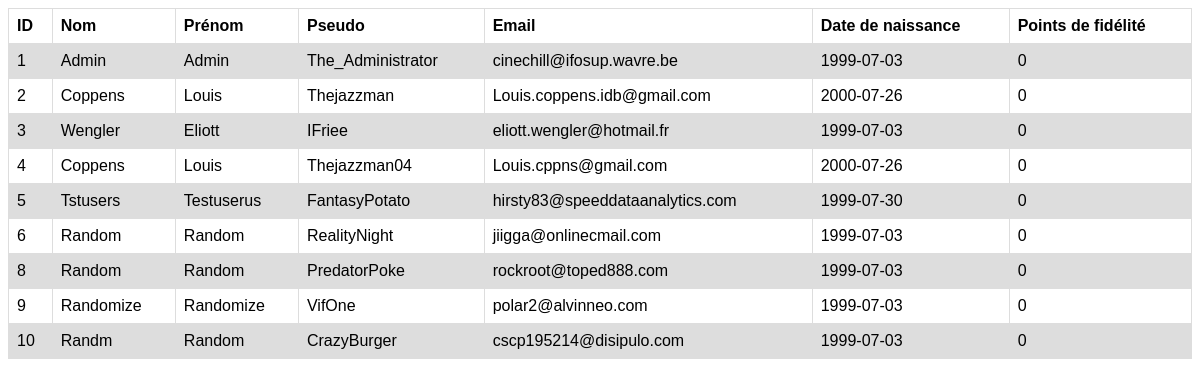
/model/user_tab.php, run on an earlier commit of the app's database.
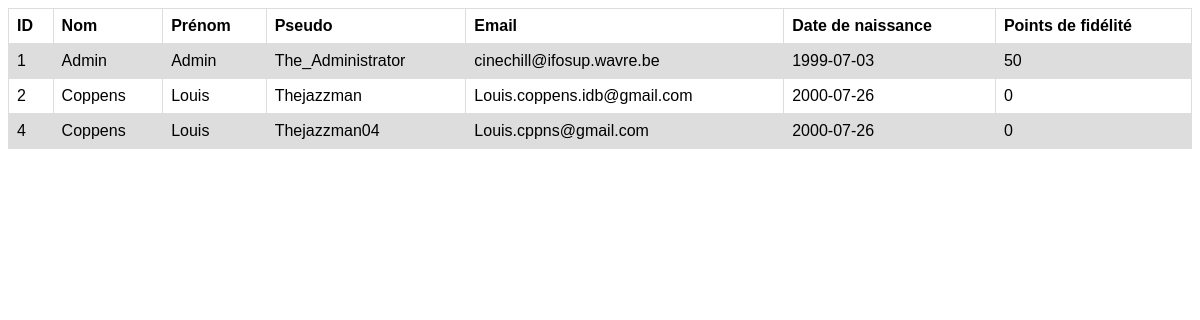
And on a later commit of the database.
### tables this page shows
CREATE TABLE `user_tab` (
  `id_user` int(11) NOT NULL,
  `nom_user` varchar(25) DEFAULT NULL,
  `prenom_user` varchar(50) DEFAULT NULL,
  `pseudo_user` varchar(50) DEFAULT NULL,
  `password_user` varchar(60) DEFAULT NULL,
  `mail_user` varchar(100) DEFAULT NULL,
  `date_naissance_user` date DEFAULT NULL,
  `fidelite_user` int(11) DEFAULT 0
);

### model/user_tab.php (the view, shortened to what this page needs)
<?php
include('connection.php');
$query = "SELECT * FROM user_tab";
$stmt = $db->prepare($query);
$stmt->execute();
$result = $stmt->fetchAll();
if (count($result) > 0) {
  echo "<table>";
  echo "<tr>";
  echo "<th>ID</th>";
  echo "<th>Nom</th>";
  echo "<th>Prénom</th>";
  echo "<th>Pseudo</th>";
  echo "<th>Email</th>";
  echo "<th>Date de naissance</th>";
  echo "<th>Points de fidélité</th>";
  echo "</tr>";
  foreach ($result as $row) {
    echo "<tr>";
    echo "<td>" . $row["id_user"] . "</td>";
    echo "<td>" . $row["nom_user"] . "</td>";
    echo "<td>" . $row["prenom_user"] . "</td>";
    echo "<td>" . $row["pseudo_user"] . "</td>";
    echo "<td>" . $row["mail_user"] . "</td>";
    echo "<td>" . $row["date_naissance_user"] . "</td>";
    echo "<td>" . $row["fidelite_user"] . "</td>";
    echo "</tr>";
    }
    echo "</table>";
    } else {
    echo "Aucun enregistrement trouvé";
    }
?>

### model/user_tab.php (style rules this page uses)
table { font-family: arial, sans-serif; border-collapse: collapse; width: 100%; }
td, th { border: 1px solid #dddddd; text-align: left; padding: 8px; }
tr:nth-child(even) { background-color: #dddddd; }

What changed in the data, as far as the page shows it:
removed user_tab: id_user "3", nom_user "Wengler", prenom_user "Eliott", pseudo_user "IFriee", mail_user "eliott.wengler@hotmail.fr", date_naissance_user "1999-07-03", fidelite_user "0"
removed user_tab: id_user "5", nom_user "Tstusers", prenom_user "Testuserus", pseudo_user "FantasyPotato", mail_user "hirsty83@speeddataanalytics.com", date_naissance_user "1999-07-30", fidelite_user "0"
removed user_tab: id_user "6", nom_user "Random", prenom_user "Random", pseudo_user "RealityNight", mail_user "jiigga@onlinecmail.com", date_naissance_user "1999-07-03", fidelite_user "0"
removed user_tab: id_user "8", nom_user "Random", prenom_user "Random", pseudo_user "PredatorPoke", mail_user "rockroot@toped888.com", date_naissance_user "1999-07-03", fidelite_user "0"
removed user_tab: id_user "9", nom_user "Randomize", prenom_user "Randomize", pseudo_user "VifOne", mail_user "polar2@alvinneo.com", date_naissance_user "1999-07-03", fidelite_user "0"
removed user_tab: id_user "10", nom_user "Randm", prenom_user "Random", pseudo_user "CrazyBurger", mail_user "cscp195214@disipulo.com", date_naissance_user "1999-07-03", fidelite_user "0"
changed user_tab "Admin": fidelite_user "0" → "50"
